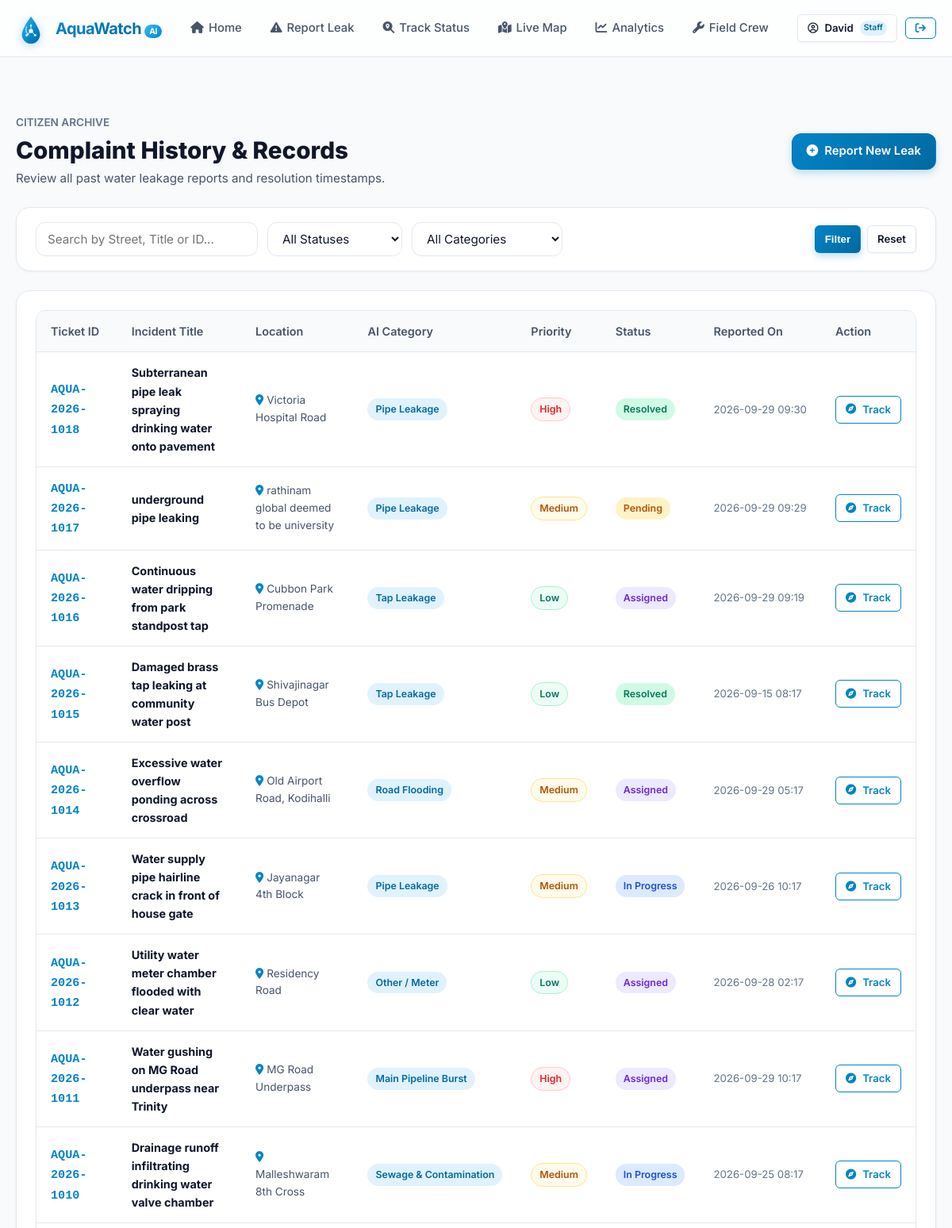
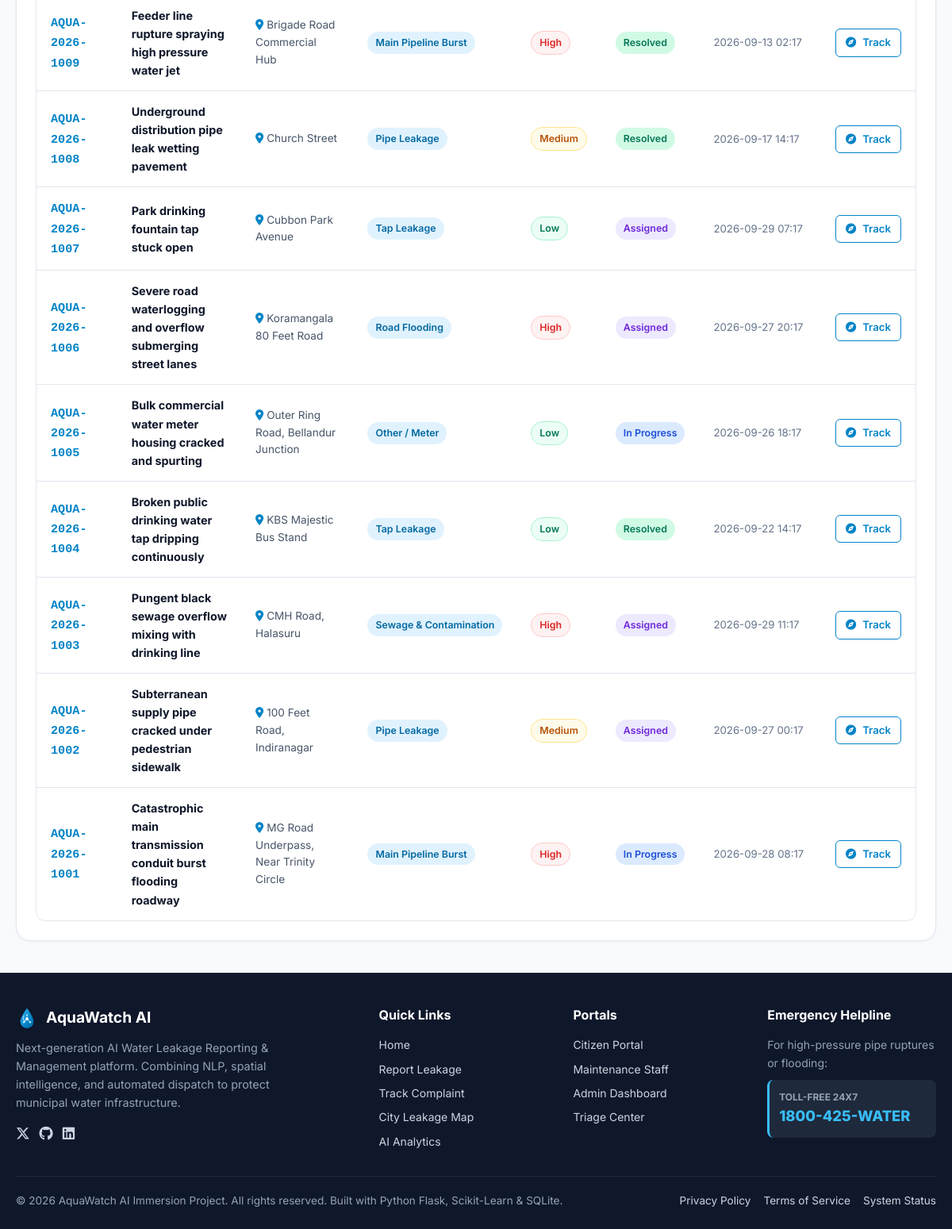
The app's page /history (signed in) with its own data (2 pictures, top to bottom).
### tables this page shows
CREATE TABLE complaints (
            id INTEGER PRIMARY KEY AUTOINCREMENT,
            complaint_id TEXT UNIQUE NOT NULL,
            user_id INTEGER,
            title TEXT NOT NULL,
            street_name TEXT NOT NULL,
            landmark TEXT,
            latitude REAL NOT NULL,
            longitude REAL NOT NULL,
            category TEXT NOT NULL,
            ai_predicted_category TEXT,
            ai_confidence REAL DEFAULT 0.0,
            priority TEXT NOT NULL DEFAULT 'Medium',
            ai_priority_score INTEGER DEFAULT 50,
            user_severity INTEGER DEFAULT 3,
            description TEXT NOT NULL,
            ai_field_summary TEXT,
            photo_path TEXT,
            status TEXT NOT NULL DEFAULT 'Pending', -- 'Pending', 'Assigned', 'In Progress', 'Resolved', 'Rejected'
            is_duplicate_of TEXT,
            duplicate_score REAL DEFAULT 0.0,
            estimated_loss_lph INTEGER DEFAULT 200,
            created_at TIMESTAMP DEFAULT CURRENT_TIMESTAMP,
            updated_at TIMESTAMP DEFAULT CURRENT_TIMESTAMP,
            FOREIGN KEY (user_id) REFERENCES users (id) ON DELETE SET NULL
        );

### app.py (the view)
@app.route('/history')
def complaint_history():
    query_q = request.args.get('q', '').strip()
    query_status = request.args.get('status', '').strip()
    query_cat = request.args.get('category', '').strip()
    sql = "SELECT * FROM complaints WHERE 1=1"
    params = []
    if query_q:
        sql += " AND (complaint_id LIKE ? OR street_name LIKE ? OR title LIKE ?)"
        pattern = f"%{query_q}%"
        params.extend([pattern, pattern, pattern])
    if query_status:
        sql += " AND status = ?"
        params.append(query_status)
    if query_cat:
        sql += " AND category = ?"
        params.append(query_cat)
    sql += " ORDER BY id DESC"
    conn = get_db_connection()
    complaints = conn.execute(sql, params).fetchall()
    conn.close()
    return render_template(
        'history.html',
        complaints=complaints,
        query_q=query_q,
        query_status=query_status,
        query_cat=query_cat
    )

### database.py (called while the page is built)
def get_db_connection():
    os.makedirs(os.path.dirname(Config.DATABASE_PATH), exist_ok=True)
    conn = sqlite3.connect(Config.DATABASE_PATH)
    conn.row_factory = sqlite3.Row
    conn.execute("PRAGMA foreign_keys = ON")
    return conn

### templates/history.html (shortened to what this page needs)
{% extends 'base.html' %}
{% block content %}
<div class="container" style="padding: 40px 20px;">
  <div style="display: flex; justify-content: space-between; align-items: center; margin-bottom: 24px; flex-wrap: wrap; gap: 16px;">
    <div>
      <div style="font-size: 0.85rem; color: #64748b; font-weight: 600;">CITIZEN ARCHIVE</div>
      <h1 style="font-size: 1.85rem; font-weight: 800; color: #0f172a;">Complaint History &amp; Records</h1>
      <p style="font-size: 0.95rem; color: #475569;">Review all past water leakage reports and resolution timestamps.</p>
    </div>
    <a href="{{ url_for('report_leakage') }}" class="btn btn-primary">
      <i class="fa-solid fa-plus-circle"></i> Report New Leak
    </a>
  </div>
  <div class="card" style="padding: 18px 24px; margin-bottom: 24px;">
    <form method="GET" action="{{ url_for('complaint_history') }}" style="display: flex; gap: 14px; flex-wrap: wrap; align-items: center; justify-content: space-between;">
      <div style="display: flex; gap: 12px; flex-wrap: wrap; flex: 1;">
        <input type="text" name="q" value="{{ query_q or '' }}" placeholder="Search by Street, Title or ID..." class="form-control" style="max-width: 280px;">
        <select name="status" class="form-select" style="max-width: 170px;">
          <option value="">All Statuses</option>
        </select>
        <select name="category" class="form-select" style="max-width: 190px;">
          <option value="">All Categories</option>
        </select>
      </div>
      <div style="display: flex; gap: 8px;">
        <button type="submit" class="btn btn-primary btn-sm">Filter</button>
        <a href="{{ url_for('complaint_history') }}" class="btn btn-secondary btn-sm">Reset</a>
      </div>
    </form>
  </div>
  <div class="card" style="padding: 24px;">
    {% if complaints %}
      <div class="table-responsive">
        <table class="table">
          <thead>
            <tr>
              <th>Ticket ID</th>
              <th>Incident Title</th>
              <th>Location</th>
              <th>AI Category</th>
              <th>Priority</th>
              <th>Status</th>
              <th>Reported On</th>
              <th>Action</th>
            </tr>
          </thead>
          <tbody>
            {% for c in complaints %}
              <tr>
                <td>
                  <strong style="color: var(--primary); font-family: monospace; font-size: 0.95rem;">
                    {{ c.complaint_id }}
                  </strong>
                </td>
                <td>
                  <div style="font-weight: 700; color: #0f172a;">{{ c.title }}</div>
                </td>
                <td style="font-size: 0.85rem; color: #475569;">
                  <i class="fa-solid fa-location-dot" style="color: #0284c7;"></i> {{ c.street_name }}
                </td>
                <td>
                  <span class="badge" style="background:#e0f2fe; color:#0369a1;">
                    {{ c.category }}
                  </span>
                </td>
                <td>
                  <span class="badge badge-prio-{{ c.priority.lower() }}">
                    {{ c.priority }}
                  </span>
                </td>
                <td>
                  <span class="badge badge-{{ c.status.lower().replace(' ', '-') }}">
                    {{ c.status }}
                  </span>
                </td>
                <td style="font-size: 0.825rem; color: #64748b; white-space: nowrap;">
                  {{ c.created_at[:16] }}
                </td>
                <td>
                  <a href="{{ url_for('track_complaint', id=c.complaint_id) }}" class="btn btn-outline btn-sm">
                    <i class="fa-solid fa-compass"></i> Track
                  </a>
                </td>
              </tr>
            {% endfor %}
          </tbody>
        </table>
      </div>
    {% endif %}
  </div>
</div>
{% endblock %}

### records on screen
complaints: complaint_id "AQUA-2026-1018", title "Subterranean pipe leak spraying drinking water onto pavement", street_name "Victoria Hospital Road", category "Pipe Leakage", priority "High", status "Resolved", created_at "2026-09-29 09:30"
complaints: complaint_id "AQUA-2026-1017", title "underground pipe leaking", street_name "rathinam global deemed to be university", category "Pipe Leakage", priority "Medium", status "Pending", created_at "2026-09-29 09:29"
complaints: complaint_id "AQUA-2026-1016", title "Continuous water dripping from park standpost tap", street_name "Cubbon Park Promenade", category "Tap Leakage", priority "Low", status "Assigned", created_at "2026-09-29 09:19"
complaints: complaint_id "AQUA-2026-1015", title "Damaged brass tap leaking at community water post", street_name "Shivajinagar Bus Depot", category "Tap Leakage", priority "Low", status "Resolved", created_at "2026-09-15 08:17"
complaints: complaint_id "AQUA-2026-1014", title "Excessive water overflow ponding across crossroad", street_name "Old Airport Road, Kodihalli", category "Road Flooding", priority "Medium", status "Assigned", created_at "2026-09-29 05:17"
complaints: complaint_id "AQUA-2026-1013", title "Water supply pipe hairline crack in front of house gate", street_name "Jayanagar 4th Block", category "Pipe Leakage", priority "Medium", status "In Progress", created_at "2026-09-26 10:17"
complaints: complaint_id "AQUA-2026-1012", title "Utility water meter chamber flooded with clear water", street_name "Residency Road", category "Other / Meter", priority "Low", status "Assigned", created_at "2026-09-28 02:17"
complaints: complaint_id "AQUA-2026-1011", title "Water gushing on MG Road underpass near Trinity", street_name "MG Road Underpass", category "Main Pipeline Burst", priority "High", status "Assigned", created_at "2026-09-29 10:17"
complaints: complaint_id "AQUA-2026-1010", title "Drainage runoff infiltrating drinking water valve chamber", street_name "Malleshwaram 8th Cross", category "Sewage & Contamination", priority "Medium", status "In Progress", created_at "2026-09-25 08:17"
complaints: complaint_id "AQUA-2026-1009", title "Feeder line rupture spraying high pressure water jet", street_name "Brigade Road Commercial Hub", category "Main Pipeline Burst", priority "High", status "Resolved", created_at "2026-09-13 02:17"
complaints: complaint_id "AQUA-2026-1008", title "Underground distribution pipe leak wetting pavement", street_name "Church Street", category "Pipe Leakage", priority "Medium", status "Resolved", created_at "2026-09-17 14:17"
complaints: complaint_id "AQUA-2026-1007", title "Park drinking fountain tap stuck open", street_name "Cubbon Park Avenue", category "Tap Leakage", priority "Low", status "Assigned", created_at "2026-09-29 07:17"
complaints: complaint_id "AQUA-2026-1006", title "Severe road waterlogging and overflow submerging street lanes", street_name "Koramangala 80 Feet Road", category "Road Flooding", priority "High", status "Assigned", created_at "2026-09-27 20:17"
complaints: complaint_id "AQUA-2026-1005", title "Bulk commercial water meter housing cracked and spurting", street_name "Outer Ring Road, Bellandur Junction", category "Other / Meter", priority "Low", status "In Progress", created_at "2026-09-26 18:17"
complaints: complaint_id "AQUA-2026-1004", title "Broken public drinking water tap dripping continuously", street_name "KBS Majestic Bus Stand", category "Tap Leakage", priority "Low", status "Resolved", created_at "2026-09-22 14:17"
complaints: complaint_id "AQUA-2026-1003", title "Pungent black sewage overflow mixing with drinking line", street_name "CMH Road, Halasuru", category "Sewage & Contamination", priority "High", status "Assigned", created_at "2026-09-29 11:17"
complaints: complaint_id "AQUA-2026-1002", title "Subterranean supply pipe cracked under pedestrian sidewalk", street_name "100 Feet Road, Indiranagar", category "Pipe Leakage", priority "Medium", status "Assigned", created_at "2026-09-27 00:17"
complaints: complaint_id "AQUA-2026-1001", title "Catastrophic main transmission conduit burst flooding roadway", street_name "MG Road Underpass, Near Trinity Circle", category "Main Pipeline Burst", priority "High", status "In Progress", created_at "2026-09-28 08:17"

### other values on screen
{{ session.get('user_name', 'User').split()[0] }} "David"
{{ session.get('role', 'citizen') }} "Staff"
